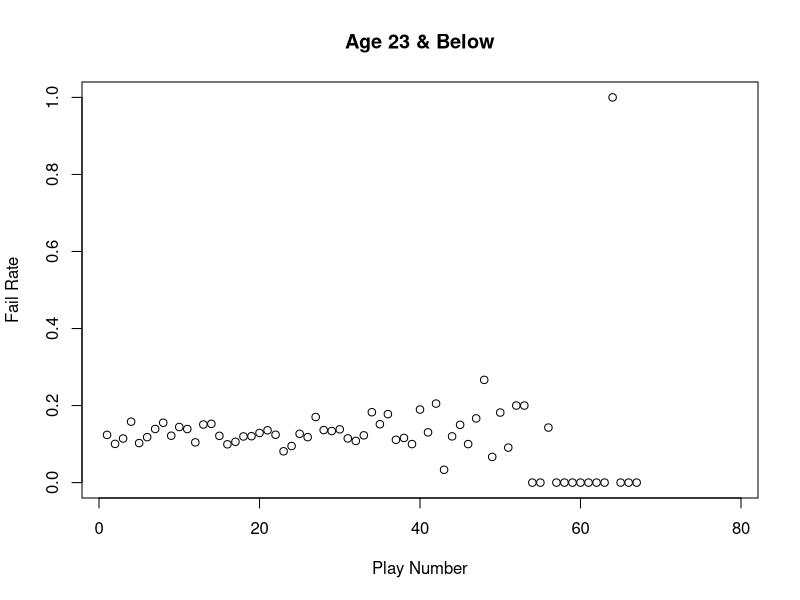
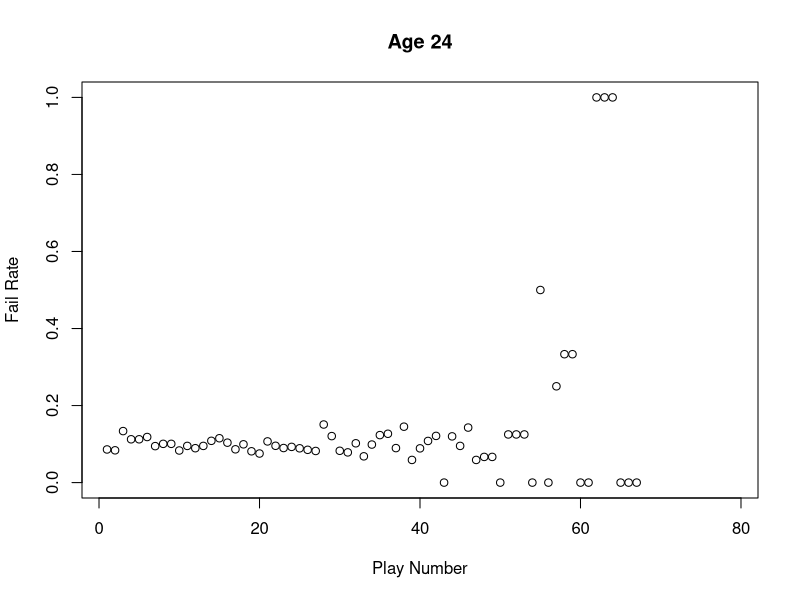
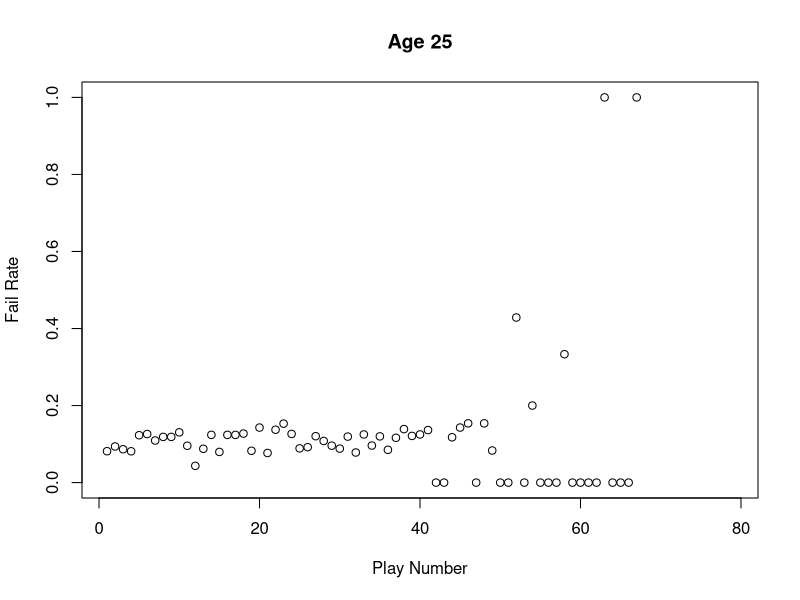
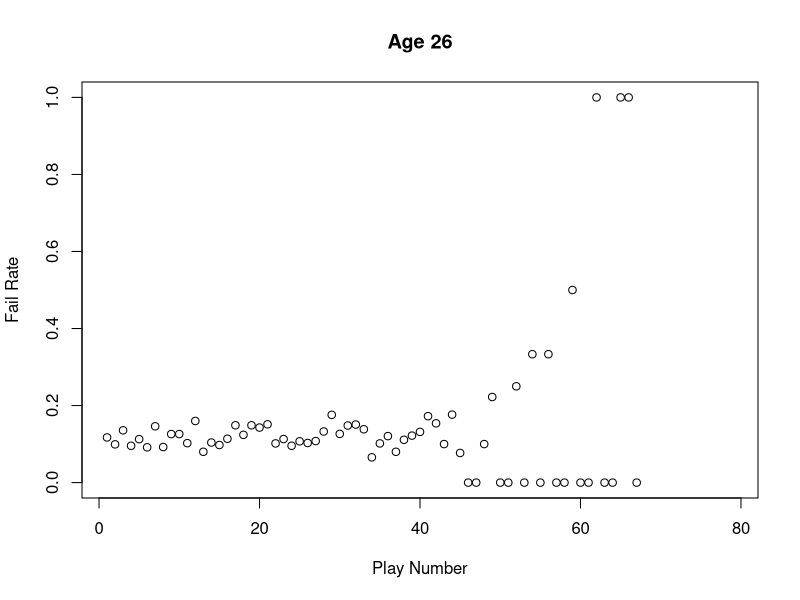
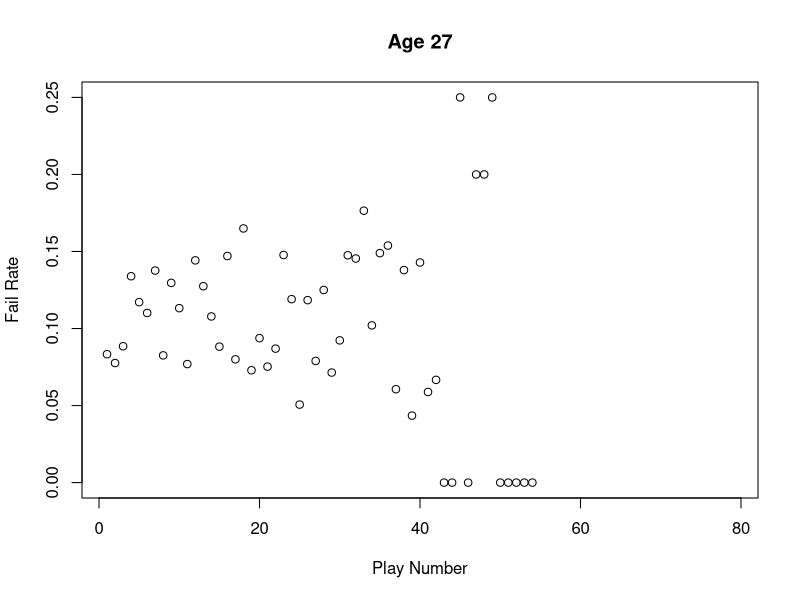
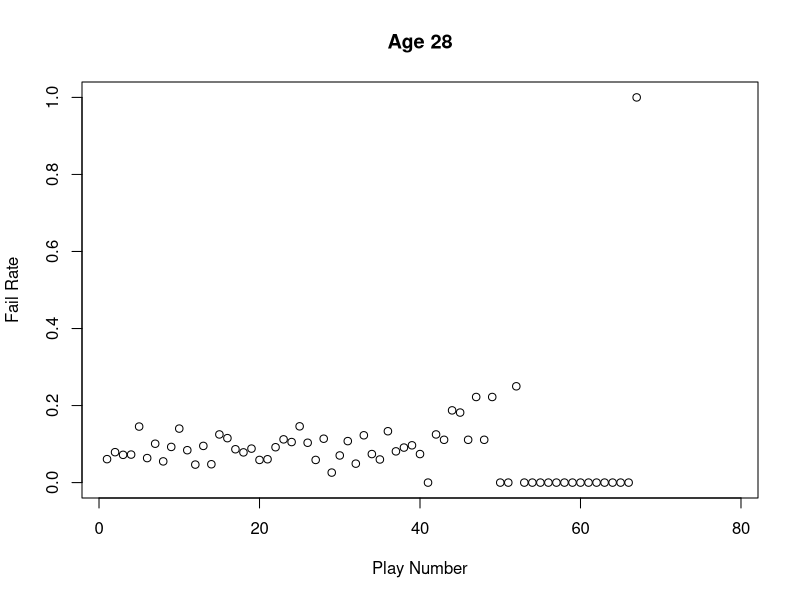
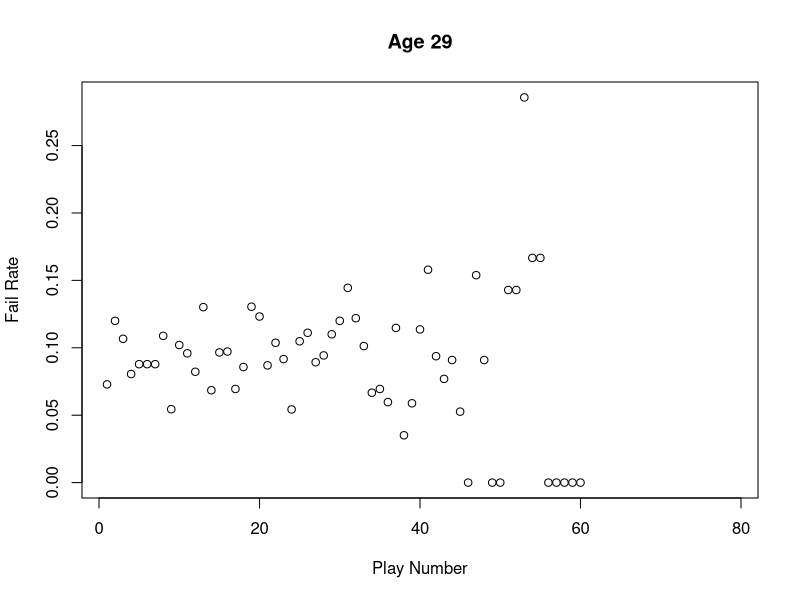
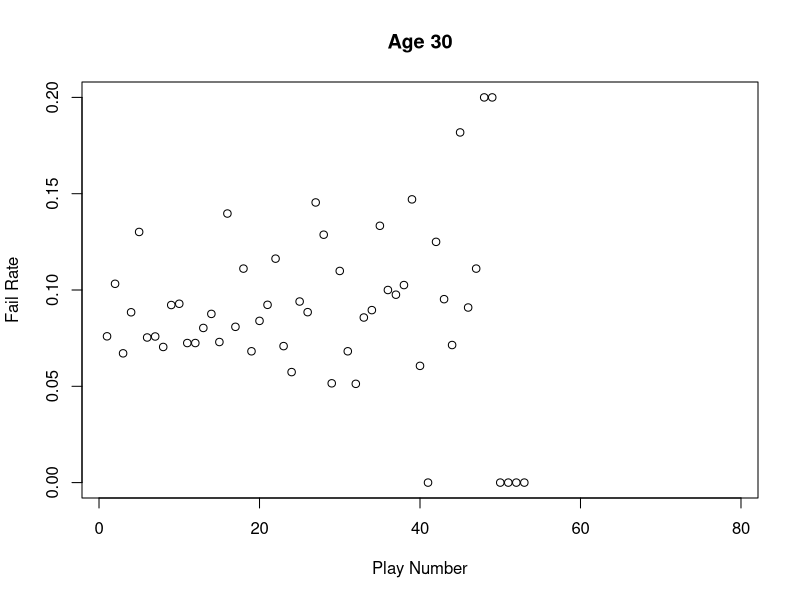

Write the R code that produced these figures, in order.
library(readr)
library(dplyr)

oline_fatigue <- read_csv("bdb-fatigue.csv")

age23bel = subset(oline_fatigue, age <= 23)
age23bel = subset(age23bel, select = -c(name, age, position, height,weight, college, week,`80`))

age24 = subset(oline_fatigue, age == 24)
age24 = subset(age24, select = -c(name, age, position, height,weight, college, week,`80`))

age25 = subset(oline_fatigue, age == 25)
age25 = subset(age25, select = -c(name, age, position, height,weight, college, week,`80`))

age26 = subset(oline_fatigue, age == 26)
age26 = subset(age26, select = -c(name, age, position, height,weight, college, week,`80`))

age27 = subset(oline_fatigue, age == 27)
age27 = subset(age27, select = -c(name, age, position, height,weight, college, week,`80`))

age28 = subset(oline_fatigue, age == 28)
age28 = subset(age28, select = -c(name, age, position, height,weight, college, week,`80`))

age29 = subset(oline_fatigue, age == 29)
age29 = subset(age29, select = -c(name, age, position, height,weight, college, week,`80`))

age30 = subset(oline_fatigue, age == 30)
age30 = subset(age30, select = -c(name, age, position, height,weight, college, week,`80`))

age31up = subset(oline_fatigue, age >= 31)
age31up = subset(age31up, select = -c(name, age, position, height,weight, college, week,`80`))

is.data.frame(age23bel)
is.data.frame(age24)
is.data.frame(age25)
is.data.frame(age26)
is.data.frame(age27)
is.data.frame(age28)
is.data.frame(age29)
is.data.frame(age30)
is.data.frame(age31up)

age23bel_av = colMeans(age23bel, na.rm = TRUE)
age24_av = colMeans(age24, na.rm = TRUE)
age25_av = colMeans(age25, na.rm = TRUE)
age26_av = colMeans(age26, na.rm = TRUE)
age27_av = colMeans(age27, na.rm = TRUE)
age28_av = colMeans(age28, na.rm = TRUE)
age29_av = colMeans(age29, na.rm = TRUE)
age30_av = colMeans(age30, na.rm = TRUE)
age31up_av = colMeans(age31up, na.rm = TRUE)

is.numeric(age23bel_av)
is.vector(age23bel_av)


#Analysis
# Fail rate of age 23 and below at different times

summary(age23bel$"3")
summary(age23bel$"15")
summary(age23bel$"30")
# .1144, .1214, .1382 (Shows slight improvement)


# Fail rate of age 31 and above at different times

summary(age31up$"3")
summary(age31up$"15")
summary(age31up$"30")
# .05747, .1078, .1183 (Shows significant improvement)

# Testing significance of differences in failure among
# different age groups

t.test(age23bel$"3",age23bel$"30")
#CI (95%):(-.099,.052), t=-.618, p=.54
t.test(age24$"3",age24$"30")
#CI:(-.022,.124), t=1.378, p=.17
t.test(age25$"3",age25$"30")
#CI: (-.086,.083), t=-.038, p=.97
t.test(age26$"3",age26$"30")
#CI: (-.082,.100), t=.201, p=.84
t.test(age27$"3",age27$"30")
#CI: (-.093,.085), t=-.085, p=.93
t.test(age28$"3",age28$"30")
#CI: (-.076,.079), t=.042, p=.97
t.test(age29$"3",age29$"30")
#CI: (-.095,.068), t=-.323, p=.75
t.test(age30$"3",age30$"30")
#CI: (-.120,.034), t=-1.10, p=.27
t.test(age31up$"3",age31up$"30")
#CI: (-.136,.014), t=-1.60, p=.11

# Data Frame for Averages

averages_df = data.frame(age23bel_av,age24_av,age25_av,age26_av,age27_av,age28_av,age29_av,age30_av,age31up_av)
(averages_df$age23bel_av)

# Line graph for each age depicting fail rate by play number

plot(age23bel_av,type="p",xlab="Play Number",ylab="Fail Rate",main="Age 23 & Below")
plot(age24_av,type="p",xlab="Play Number",ylab="Fail Rate",main="Age 24")
plot(age25_av,type="p",xlab="Play Number",ylab="Fail Rate",main="Age 25")
plot(age26_av,type="p",xlab="Play Number",ylab="Fail Rate",main="Age 26")
plot(age27_av,type="p",xlab="Play Number",ylab="Fail Rate",main="Age 27")
plot(age28_av,type="p",xlab="Play Number",ylab="Fail Rate",main="Age 28")
plot(age29_av,type="p",xlab="Play Number",ylab="Fail Rate",main="Age 29")
plot(age30_av,type="p",xlab="Play Number",ylab="Fail Rate",main="Age 30")
plot(age31up_av,type="p",xlab="Play Number",ylab="Fail Rate",main="Age 31 & up")

